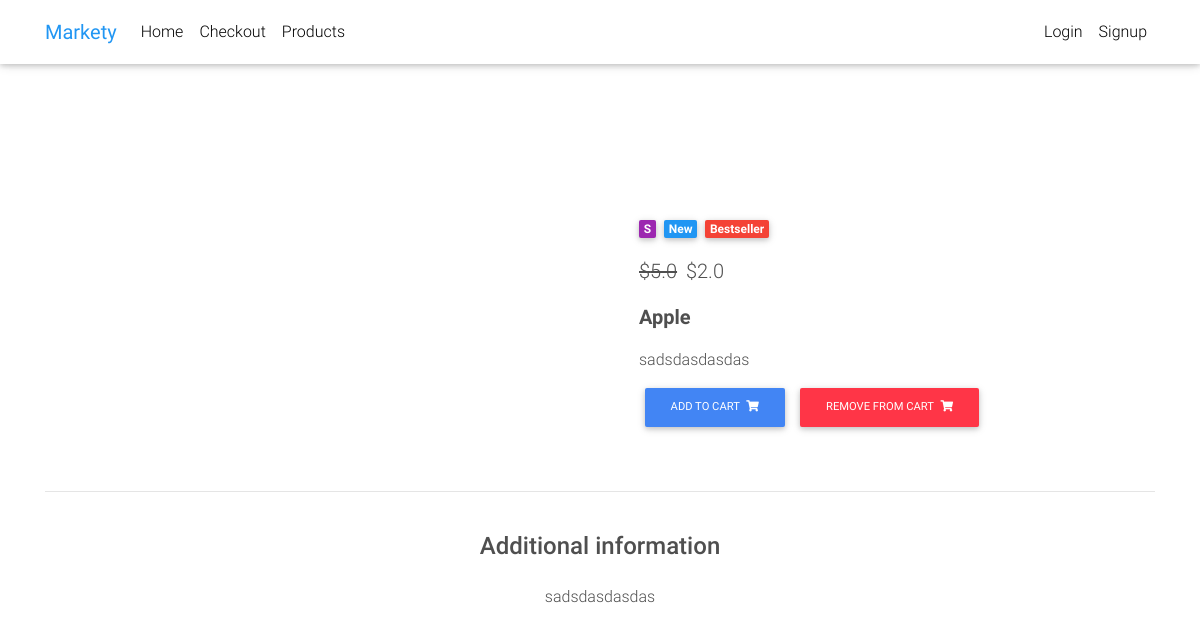
Screenshot of /product/APPLE/ with the database file from the repository.
### core/models.py (models this page shows, shortened)
class Item(models.Model):
    title = models.CharField(max_length=100)
    price = models.FloatField()
    discount_price = models.FloatField(blank=True, null=True)
    category = models.CharField(choices=CATEGORY_CHOICES, max_length=2)
    label = models.CharField(choices=LABEL_CHOICES, max_length=1)
    slug = models.SlugField()
    description = models.TextField()
    def get_add_to_cart_url(self):
        return reverse("core:add-to-cart", kwargs={
            'slug': self.slug
        })
    def get_remove_from_cart_url(self):
        return reverse("core:remove-from-cart", kwargs={
            'slug': self.slug
        })

### core/views.py (the view)
# urls.py: path('product/<slug>/', ItemDetailView.as_view(), name="product-detail"),
class ItemDetailView(DetailView):
    model = Item
    context_object_name = "item_detail"
    template_name = "product_detail.html"

### core/templates/product_detail.html (shortened to what this page needs)
{% extends 'base.html' %}
{% block content %}
  <main class="mt-5 pt-4">
    <div class="container dark-grey-text mt-5">
      <div class="row wow fadeIn">
        <div class="col-md-6 mb-4">
        </div>
        <div class="col-md-6 mb-4">
          <div class="p-4">
            <div class="mb-3">
              <a href="">
                <span class="badge purple mr-1">{{ item_detail.category }}</span>
              </a>
              <a href="">
                <span class="badge blue mr-1">New</span>
              </a>
              <a href="">
                <span class="badge red mr-1">Bestseller</span>
              </a>
            </div>
            <p class="lead">
              <span class="mr-1">
                <del>${{ item_detail.price }}</del>
              </span>
              <span>${{ item_detail.discount_price}}</span>
            </p>
            <p class="lead font-weight-bold">{{ item_detail.title}}</p>
            <p>{{ item_detail.description }}</p>
            <a href="{{ item_detail.get_add_to_cart_url }}" class="btn btn-primary btn-md my-0 p">
              Add to cart
              <i class="fas fa-shopping-cart ml-1"></i>
            </a>
            <a href="{{ item_detail.get_remove_from_cart_url }}" class="btn btn-danger btn-md my-0 p">
             Remove from cart
              <i class="fas fa-shopping-cart ml-1"></i>
            </a>
          </div>
        </div>
      </div>
      <hr>
      <div class="row d-flex justify-content-center wow fadeIn">
        <div class="col-md-6 text-center">
          <h4 class="my-4 h4">Additional information</h4>
          <p>{{ item_detail.description }}</p>
        </div>
      </div>
      <div class="row wow fadeIn">
        <div class="col-lg-4 col-md-12 mb-4">
        </div>
        <div class="col-lg-4 col-md-6 mb-4">
        </div>
        <div class="col-lg-4 col-md-6 mb-4">
        </div>
      </div>
    </div>
  </main>
{% endblock content %}

### core/templates/base.html (style rules this page uses)
html, body, header, .carousel { height: 60vh; }

### rows the page displays
Item: category "S", price "5.0", discount_price "2.0", title "Apple", description "sadsdasdasdas"
